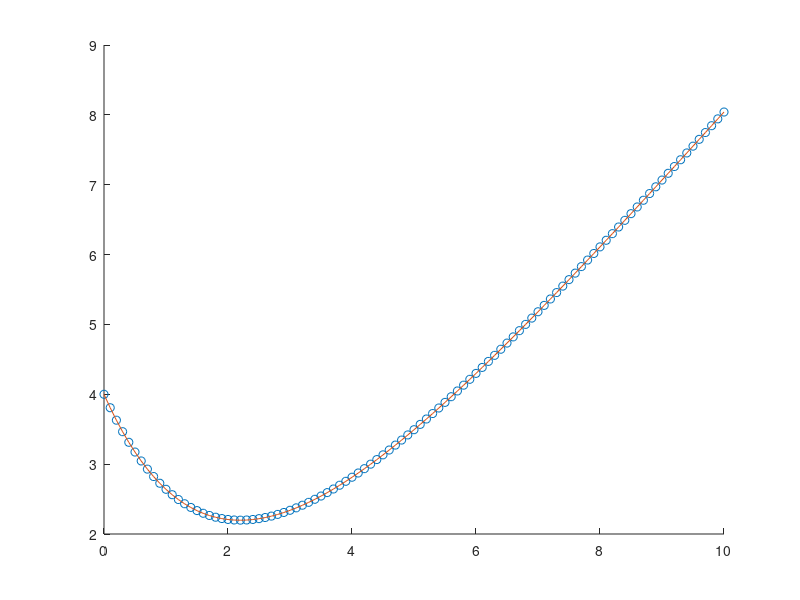

The MATLAB script that drew this image:
function metodo_runge_kutta
  f = @(x, y)(0.5 * x - 0.5 * y);
  y0 = 4;
  h = 0.1;
  x = 0 : h : 10;
  y = [y0];

  # Si w = 1 -> euler modificado
  # Si w = 0.5 -> euler mejorado
  w = 1;

  for i = 2: length(x)


    xk = x(i - 1);
    yk = y(i - 1);

    # Pendiente anterior
    k1 = h * f(xk, yk);

    xg = xk + h / (2 * w);
    yg = yk + k1 / (2 * w);
    k2 = h * f(xg, yg);

    y(i) = y(i-1) + (1 - w) * k1 + w * k2;

  endfor

  hold on

  figure(1);
  plot(x, y, "o");

  # Solución exacta
  plot(x, 6 * exp(-x * 0.5) - 2 + x);
  hold off


endfunction
